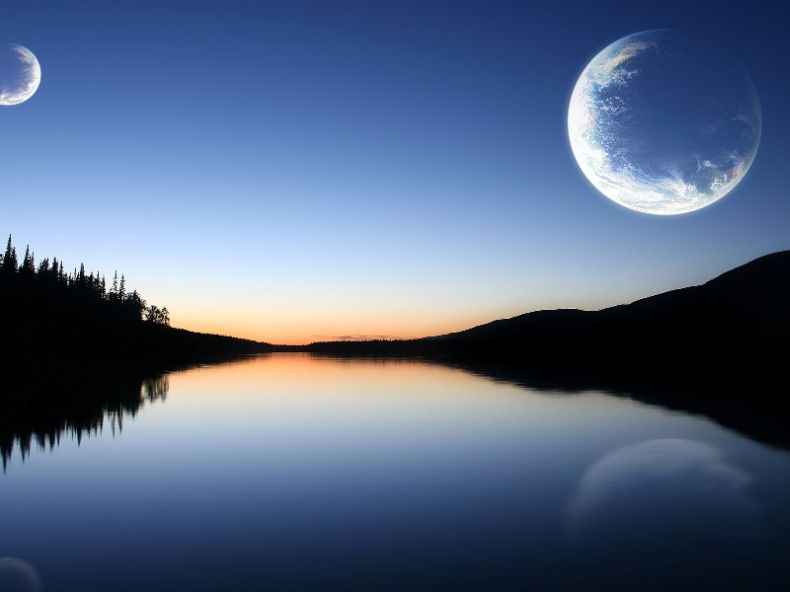
#> input picture Task7/img.png, 790 x 592 px
$ python 'main (2).py'
#> lines starting #> are read from the running program, lines starting #| are printed output that depends on the picture; after the words box and inside, x2 and y2 are one past the last pixel; in counts of white or black regions, pixels touching at a corner belong together
import cv2
import numpy as np


def analyze_image(file_path, threshold1, threshold2):
    # Чтение изображения
#> called with file_path = 'img.png', threshold1 = 100, threshold2 = 200
    src_image = cv2.imread(file_path)
#> src_image is the input picture: shape (592, 790, 3); mean B, G, R 132.8, 104, 86.9
    if src_image is None:
        raise FileNotFoundError("Ошибка: файл изображения не найден или поврежден.")

    # Преобразование в оттенки серого
    grayscale = cv2.cvtColor(src_image, cv2.COLOR_BGR2GRAY)
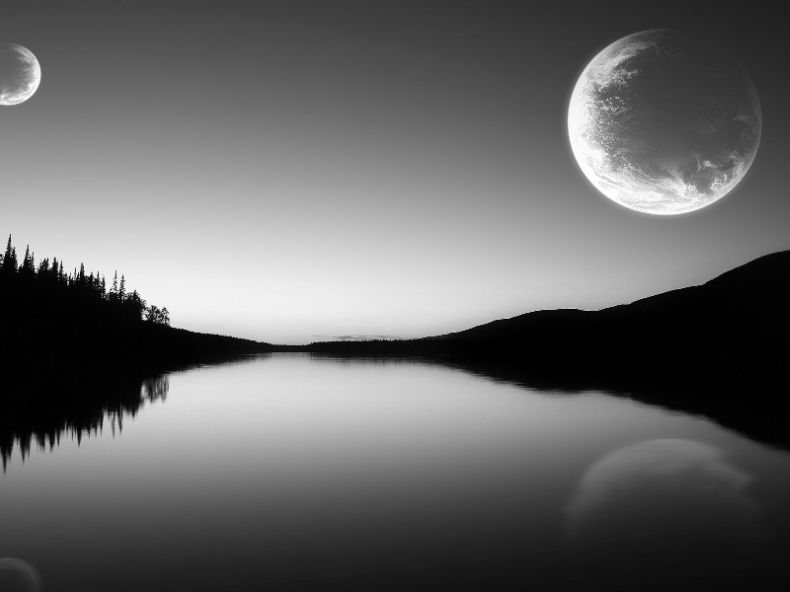
#> grayscale: shape (592, 790); min 0, max 255, mean 102.2

    # Выявление границ методом Кэнни
    edge_map = cv2.Canny(grayscale, threshold1, threshold2)
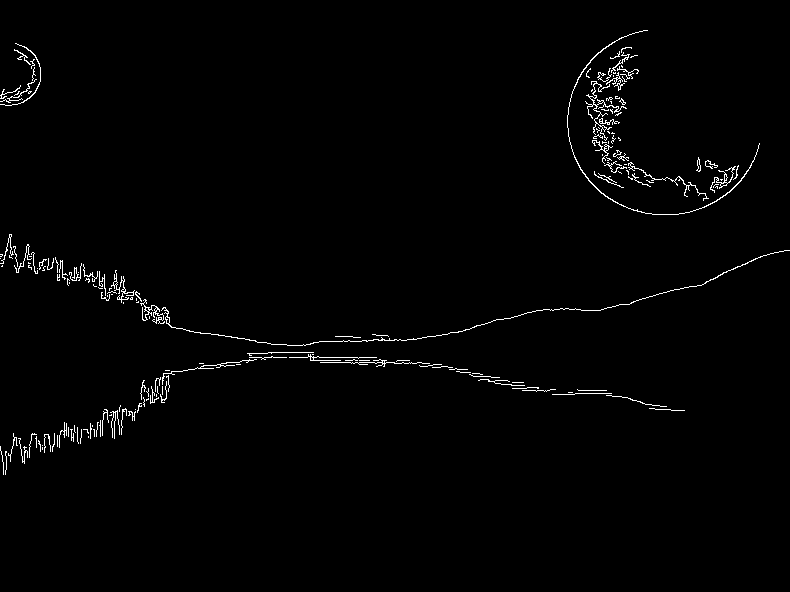
#> edge_map: shape (592, 790); 1.3% white in thin lines or dots, all inside (x1, y1, x2, y2) = (0, 30, 790, 475)

    # Поиск контуров
    found_contours, _ = cv2.findContours(edge_map, cv2.RETR_EXTERNAL, cv2.CHAIN_APPROX_SIMPLE)
#> found_contours = 177 contours, 165 with area under 20; largest, box (x1, y1, x2, y2) and area: (567, 30, 760, 215) 118, (161, 250, 790, 346) 78, (585, 81, 627, 141) 76, (140, 299, 165, 324) 54, (710, 166, 736, 193) 54

    # Отображение контуров на исходном изображении
    outlined_image = src_image.copy()
    cv2.drawContours(outlined_image, found_contours, -1, (0, 255, 0), thickness=2)
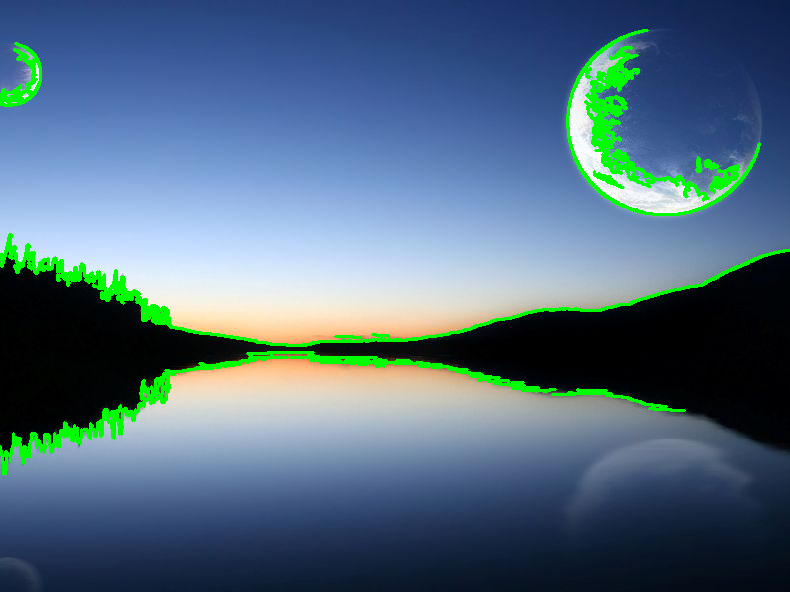
#> outlined_image: shape (592, 790, 3); 3.84% of pixels changed, all inside (x1, y1, x2, y2) = (0, 29, 790, 476)

    return grayscale, edge_map, outlined_image


def show_results(image_list, window_titles):
    for window_name, image in zip(window_titles, image_list):
        cv2.imshow(window_name, image)
#> this loop made 3 passes
    cv2.waitKey(0)
    cv2.destroyAllWindows()


# Основные настройки
path_to_file = 'img.png'
canny_t1 = 100
canny_t2 = 200

# Обработка изображения
gray, edges_detected, image_with_contours = analyze_image(path_to_file, canny_t1, canny_t2)

# Вывод результатов
show_results(
    [gray, edges_detected, image_with_contours],
    ["Серый масштаб", "Края (Canny)", "Изображение с контурами"]
)
